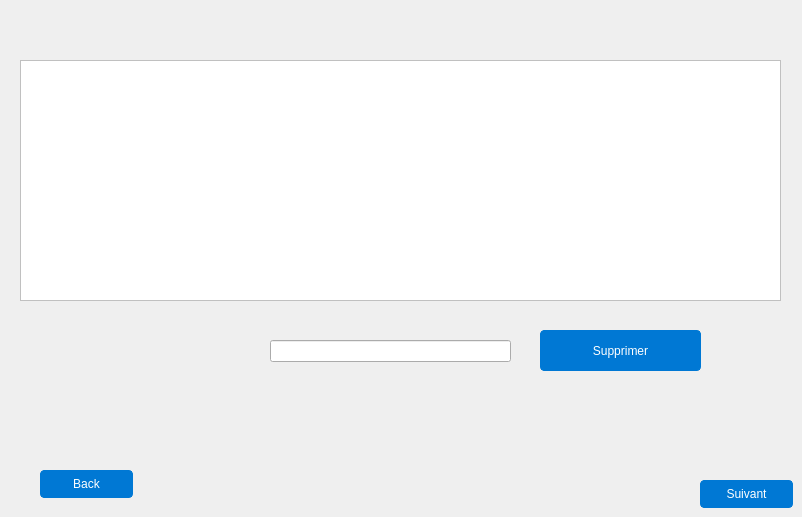
             <widget class="QWidget" name="page_10">
              <widget class="QTableView" name="table_employe">
               <property name="geometry">
                <rect>
                 <x>20</x>
                 <y>60</y>
                 <width>761</width>
                 <height>241</height>
                </rect>
               </property>
               <property name="styleSheet">
                <string notr="true">QTableView {

background-color: #FFFFFF; /* Background color similar to Windows */

border: 1px solid #C0C0C0; /* Border color */

selection-background-color: #0078D4; /* Selection background color similar to Windows */

selection-color: #FFFFFF; /* Selection text color similar to Windows */

}



QHeaderView::section {

background-color: #0078D4; /* Header section background color similar to Windows */

color: #FFFFFF; /* Header section text color similar to Windows */

padding: 5px; /* Padding around header sections */

}</string>
               </property>
              </widget>
              <widget class="QPushButton" name="suprimer">
               <property name="geometry">
                <rect>
                 <x>540</x>
                 <y>330</y>
                 <width>161</width>
                 <height>41</height>
                </rect>
               </property>
               <property name="styleSheet">
                <string notr="true">QPushButton {

background-color: #0078D4; /* Button background color similar to Windows */

color: #FFFFFF; /* Button text color */

border: 1px solid #0078D4; /* Button border color */

border-radius: 4px; /* Button border radius */

padding: 6px 12px; /* Button padding */

}



QPushButton:hover {

background-color: #00559B; /* Hovered button background color */

border: 1px solid #00559B; /* Hovered button border color */

}



QPushButton:pressed {

background-color: #003C75; /* Pressed button background color */

border: 1px solid #003C75; /* Pressed button border color */

}



QPushButton:focus {

border: 1px solid #0078D4; /* Focused button border color */

outline: none; /* Remove the focus outline */

}</string>
               </property>
               <property name="text">
                <string>Supprimer</string>
               </property>
              </widget>
              <widget class="QPushButton" name="back_3">
               <property name="geometry">
                <rect>
                 <x>40</x>
                 <y>470</y>
                 <width>93</width>
                 <height>28</height>
                </rect>
               </property>
               <property name="styleSheet">
                <string notr="true">QPushButton {

background-color: #0078D4; /* Button background color similar to Windows */

color: #FFFFFF; /* Button text color */

border: 1px solid #0078D4; /* Button border color */

border-radius: 4px; /* Button border radius */

padding: 6px 12px; /* Button padding */

}



QPushButton:hover {

background-color: #00559B; /* Hovered button background color */

border: 1px solid #00559B; /* Hovered button border color */

}



QPushButton:pressed {

background-color: #003C75; /* Pressed button background color */

border: 1px solid #003C75; /* Pressed button border color */

}



QPushButton:focus {

border: 1px solid #0078D4; /* Focused button border color */

outline: none; /* Remove the focus outline */

}</string>
               </property>
               <property name="text">
                <string>Back</string>
               </property>
              </widget>
              <widget class="QLineEdit" name="employe_supp">
               <property name="geometry">
                <rect>
                 <x>270</x>
                 <y>340</y>
                 <width>241</width>
                 <height>22</height>
                </rect>
               </property>
              </widget>
              <widget class="QPushButton" name="suivant_4">
               <property name="geometry">
                <rect>
                 <x>700</x>
                 <y>480</y>
                 <width>93</width>
                 <height>28</height>
                </rect>
               </property>
               <property name="styleSheet">
                <string notr="true">QPushButton {

background-color: #0078D4; /* Button background color similar to Windows */

color: #FFFFFF; /* Button text color */

border: 1px solid #0078D4; /* Button border color */

border-radius: 4px; /* Button border radius */

padding: 6px 12px; /* Button padding */

}



QPushButton:hover {

background-color: #00559B; /* Hovered button background color */

border: 1px solid #00559B; /* Hovered button border color */

}



QPushButton:pressed {

background-color: #003C75; /* Pressed button background color */

border: 1px solid #003C75; /* Pressed button border color */

}



QPushButton:focus {

border: 1px solid #0078D4; /* Focused button border color */

outline: none; /* Remove the focus outline */

}</string>
               </property>
               <property name="text">
                <string>Suivant</string>
               </property>
              </widget>
             </widget>
